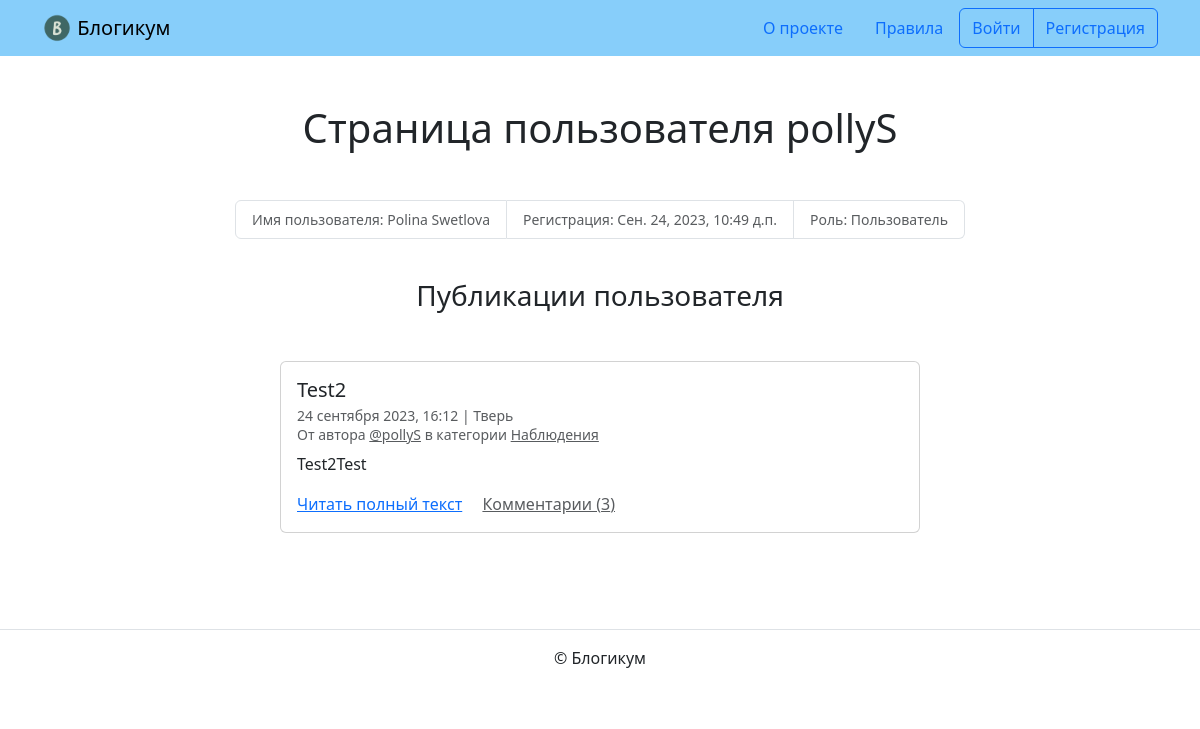
Page /profile/pollyS/ on the earlier database version.
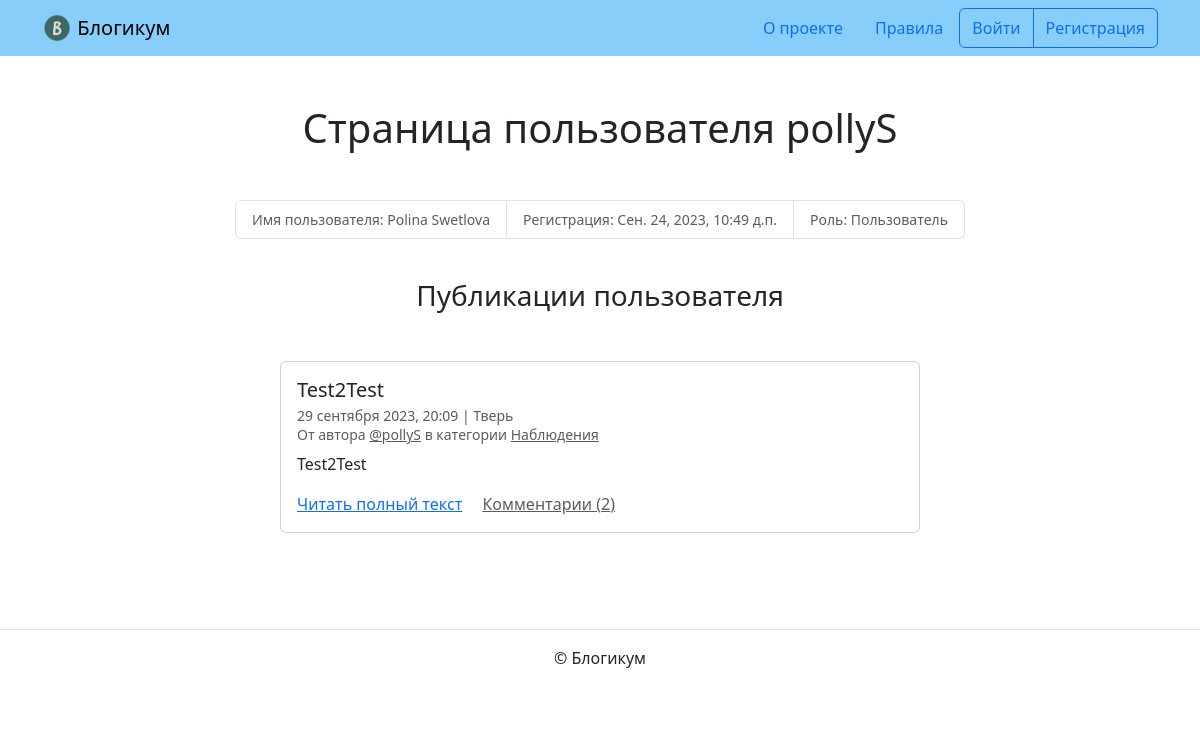
Same page on the later database version.
### blog/models.py (models this page shows, shortened)
class Post(PublishedModel):
    author = models.ForeignKey(
        User,
        on_delete=models.CASCADE,
        verbose_name='Автор публикации'
    )
    title = models.CharField(max_length=256, verbose_name='Заголовок')
    text = models.TextField(verbose_name='Текст')
    pub_date = models.DateTimeField(
        verbose_name='Дата и время публикации',
        help_text='Если установить дату и время в будущем — '
                  'можно делать отложенные публикации.')
    location = models.ForeignKey(
        Location,
        on_delete=models.SET_NULL,
        blank=True,
        null=True,
        verbose_name='Местоположение'
    )
    category = models.ForeignKey(
        Category,
        on_delete=models.SET_NULL,
        null=True,
        verbose_name='Категория'
    )
    objects = models.Manager()
    sorting_objects = SortingPost()
    image = models.ImageField(
        'Изображение', upload_to='posts_images', blank=True)
    class Meta:
        verbose_name = 'публикация'
        verbose_name_plural = 'Публикации'
    @property
    def comment_count(self):
        return self.comments.count()

class Location(PublishedModel):
    name = models.CharField(max_length=256, verbose_name='Название места')
    class Meta:
        verbose_name = 'местоположение'
        verbose_name_plural = 'Местоположения'

class Category(PublishedModel):
    title = models.CharField(max_length=256, verbose_name='Заголовок')
    description = models.TextField(verbose_name='Описание')
    slug = models.SlugField(
        unique=True,
        verbose_name='Идентификатор',
        help_text='Идентификатор страницы для URL; '
                  'разрешены символы латиницы, цифры, '
                  'дефис и подчёркивание.')
    class Meta:
        verbose_name = 'категория'
        verbose_name_plural = 'Категории'

### blog/views.py (the view)
# urls.py: path('profile/<username>/', views.profile, name='profile'),
def profile(request, username):
    template_name = 'blog/post_list.html'
    profile = get_object_or_404(User, username=username)
    user_post = (
        Post.objects.select_related(
            'author', 'location', 'category'
        ).filter(
            author=profile.pk
        ).order_by('-pub_date')
    )
    paginator = Paginator(user_post, 10)
    page_number = request.GET.get('page')
    user_post = paginator.get_page(page_number)
    context = {'profile': profile,
               'page_obj': user_post}
    return render(request, template_name, context)

### templates/blog/post_list.html (shortened to what this page needs)
{% extends "base.html" %}
{% block content %}
  <h1 class="mb-5 text-center ">Страница пользователя {{ profile }}</h1>
  <small>
    <ul class="list-group list-group-horizontal justify-content-center mb-3">
      <li class="list-group-item text-muted">Имя пользователя: {% if profile.get_full_name %}{{ profile.get_full_name }}{% else %}не указано{% endif %}</li>
      <li class="list-group-item text-muted">Регистрация: {{ profile.date_joined }}</li>
      <li class="list-group-item text-muted">Роль: {% if profile.is_staff %}Админ{% else %}Пользователь{% endif %}</li>
    </ul>
  </small>
  <br>
  <h3 class="mb-5 text-center">Публикации пользователя</h3>
  {% for post in page_obj %}
    <article class="mb-5">
      {% include "includes/post_card.html" %}
    </article>
  {% endfor %}
{% endblock %}

### templates/includes/post_card.html (shortened to what this page needs)
<div class="col d-flex justify-content-center">
  <div class="card" style="width: 40rem;">
    <div class="card-body">
      <h5 class="card-title">{{ post.title }}</h5>
      <h6 class="card-subtitle mb-2 text-muted">
        <small>
          {{ post.pub_date|date:"d E Y, H:i" }} | {% if post.location and post.location.is_published %}{{ post.location.name }}{% else %}Планета Земля{% endif %}<br>
          От автора <a class="text-muted" href="{% url 'blog:profile' post.author %}">@{{ post.author.username }}</a> в
          категории {% include "includes/category_link.html" %}
        </small>
      </h6>
      <p class="card-text">{{ post.text|truncatewords:10 }}</p>
      <a href="{% url 'blog:post_detail' post.id %}" class="card-link">Читать полный текст</a>
      <a href="{% url 'blog:post_detail' post.id %}" class="card-link text-muted">Комментарии ({{ post.comment_count }})</a>
    </div>
  </div>
</div>

### templates/includes/category_link.html
<a class="text-muted" href="{% url 'blog:category_posts' post.category.slug %}">
  {{ post.category.title }}
</a>

Differences in the rows shown:
changed Post "Test2Test": title "Test2" → "Test2Test"; pub_date "24 сентября 2023, 16:12" → "29 сентября 2023, 20:09"; comment_count "3" → "2"
